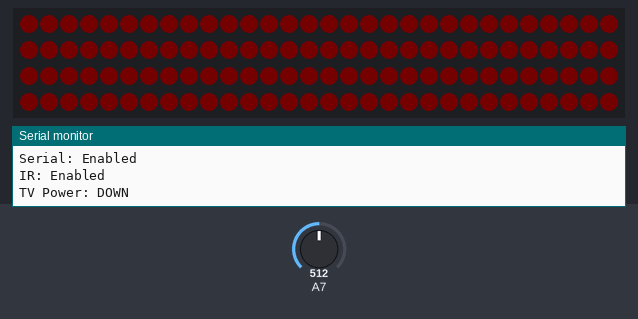
A sketch run on a simulated Arduino Nano, built with avr-gcc and run on an emulated ATmega328P. Parts: 120 RGB LEDs in strip order, left to right, continuing on the next row, the last lines printed to the serial monitor. The inputs (shaded band) are chosen by the test bench; at power-on: A7 = 512. Dim RGB values are drawn brighter than linear.

Above: at 3.03 s.
4.0 s: A7 set to 851
5.5 s: A7 set to 868
At 9.8 s:
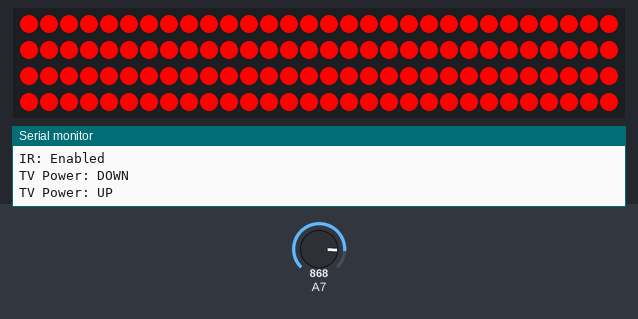
10.2 s: A7 set to 716
Timing chart, 0 to 12.8 s (numbered marks = the images above; inputs shaded):
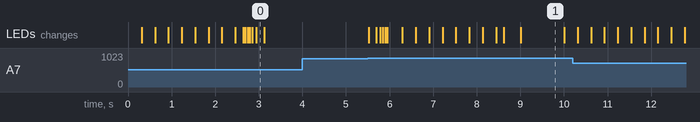

The sketch:

AmbientTV.ino
```cpp
#include <IRremote.h>
#include <FastLED.h>

#define IR_PIN          3
#define LED_PIN         13
#define LED_COUNT       120

#define IR_None         0x000000
#define IR_Up           0xFF02FD
#define IR_Down         0xFF9867

#define TV_Power_UNDEFINED      0xFF
#define TV_Power_UP             1
#define TV_Power_DOWN           0

uint8_t PowerStatusPrevious = TV_Power_UNDEFINED;
uint8_t PowerStatusCurrent = TV_Power_UNDEFINED;

decode_results IRStatusPrevious;
decode_results IRStatusCurrent;
IRrecv IR(IR_PIN);

CRGB leds[LED_COUNT];
uint8_t currentHue = 0;

void LED_Off()
{
  for(uint8_t i = 0; i <255; i++)
  {
    for(uint8_t j= 0; j<LED_COUNT; j++)
    {
      leds[j] = CHSV( currentHue, 255, 254-i);
    }
    FastLED.show();
    delay(6);

  }
}

void LED_On()
{
  for(uint8_t i = 0; i <255; i++)
  {
    for(uint8_t j= 0; j<LED_COUNT; j++)
    {
      leds[j] =  CHSV( currentHue, 255, i);
    }
    FastLED.show();
    delay(6);
  }
}

void GetPowerStatus()
{
  float PowerVoltage = analogRead(A7)*(5.0/1024.0);
  EVERY_N_SECONDS(10)
  {
    Serial.print("TV USB Voltage: ");
    Serial.print(PowerVoltage);
    Serial.println("V");
  }
  if(PowerVoltage < 4.0)
    PowerStatusCurrent = TV_Power_DOWN;
  else if(PowerVoltage > 4.2)
    PowerStatusCurrent = TV_Power_UP;
}

void TVPowerManage()
{
  GetPowerStatus();
  if(PowerStatusCurrent != PowerStatusPrevious)
  {
    PowerStatusPrevious = PowerStatusCurrent;
    if(PowerStatusCurrent == TV_Power_UP)
    {
      Serial.println("TV Power: UP");
      LED_On();
    }
    else
    {
      Serial.println("TV Power: DOWN");
      LED_Off();
    }
  }
}

bool IR_idle()
{
  return IR.decode(&IRStatusCurrent) || IRStatusCurrent.rawlen == 0;
}

void IR_Manage()
{
  if (IR.decode(&IRStatusCurrent))
  {
    if(IRStatusCurrent.value != IRStatusPrevious.value)
    {
      IRStatusPrevious = IRStatusCurrent;
      Serial.println(IRStatusCurrent.value);
      switch (IRStatusCurrent.value)
      {
        case IR_Up:
          break;
        case IR_Down:
          break;
      }
    }
    IR.resume();
  }
}

void LED_Manage()
{
  EVERY_N_SECONDS(1)
  {
    currentHue = (currentHue+1)%255;
    for(uint8_t i = 0; i < LED_COUNT; i++)
      leds[i] = CHSV( currentHue, 255, 255);
    FastLED.show();
  }
}

void setup()
{
  Serial.begin(9600);
   Serial.println("Serial: Enabled");
  FastLED.addLeds<NEOPIXEL, LED_PIN>(leds, LED_COUNT);
  IR.enableIRIn();
  Serial.println("IR: Enabled");
}

void loop()
{
  TVPowerManage();
  IR_Manage();
  if(PowerStatusCurrent == TV_Power_UP)
  {
    if (IR_idle())
      LED_Manage();

    else
      Serial.println("skipped FastLED show()");
  }
}
```

Measured:
- after the input at 4.0 s, every drawn part: stays the same
- after the input at 5.5 s, the LEDs: first change at once (image 1 shows a later state)
